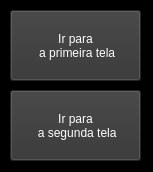
<?xml version="1.0" encoding="UTF-8"?>
<ui version="4.0">
 <class>mainWindow</class>
 <widget class="QMainWindow" name="mainWindow">
  <property name="geometry">
   <rect>
    <x>0</x>
    <y>0</y>
    <width>153</width>
    <height>172</height>
   </rect>
  </property>
  <property name="windowTitle">
   <string>MainWindow</string>
  </property>
  <property name="styleSheet">
   <string notr="true">background-color: rgb(0, 0, 0);</string>
  </property>
  <widget class="QWidget" name="centralwidget">
   <widget class="QPushButton" name="button_one">
    <property name="geometry">
     <rect>
      <x>10</x>
      <y>10</y>
      <width>131</width>
      <height>71</height>
     </rect>
    </property>
    <property name="maximumSize">
     <size>
      <width>131</width>
      <height>16777215</height>
     </size>
    </property>
    <property name="cursor">
     <cursorShape>PointingHandCursor</cursorShape>
    </property>
    <property name="styleSheet">
     <string notr="true">font: 12pt &quot;MS UI Gothic&quot;;
background-color: rgb(51, 51, 51);
color: rgb(255, 255, 255);</string>
    </property>
    <property name="text">
     <string>Ir para
 a primeira tela</string>
    </property>
   </widget>
   <widget class="QPushButton" name="button_two">
    <property name="geometry">
     <rect>
      <x>10</x>
      <y>90</y>
      <width>131</width>
      <height>71</height>
     </rect>
    </property>
    <property name="cursor">
     <cursorShape>PointingHandCursor</cursorShape>
    </property>
    <property name="styleSheet">
     <string notr="true">font: 12pt &quot;MS UI Gothic&quot;;
background-color: rgb(51, 51, 51);
color: rgb(255, 255, 255);</string>
    </property>
    <property name="text">
     <string>Ir para
 a segunda tela</string>
    </property>
   </widget>
  </widget>
 </widget>
 <resources/>
 <connections/>
</ui>
